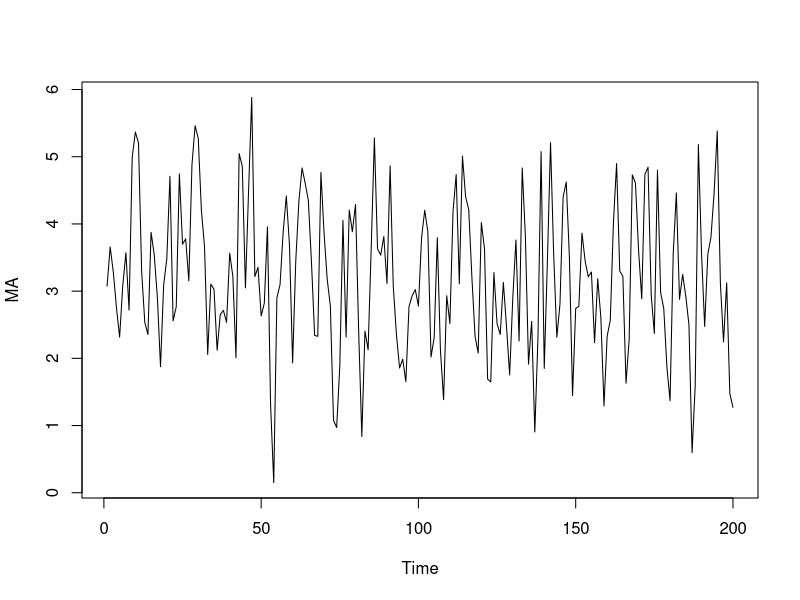

This chart was generated by the following R code:
## ---- chunk 1
library(tidyverse)
rnorm(100)

MA_mean = 2
MA_weight = 0.5
# Generate and plot an MA(1) with parameter .9 
# MA <- arima.sim(model=list(order = c(0,0,1), ma = MA_weight), n = 200, mean = MA_mean,
#                rand.gen = rnorm, sd = 40)
MA <- arima.sim(model=list(order = c(0,0,1), ma = MA_weight), n = 200, mean = MA_mean)
ts.plot(MA)

